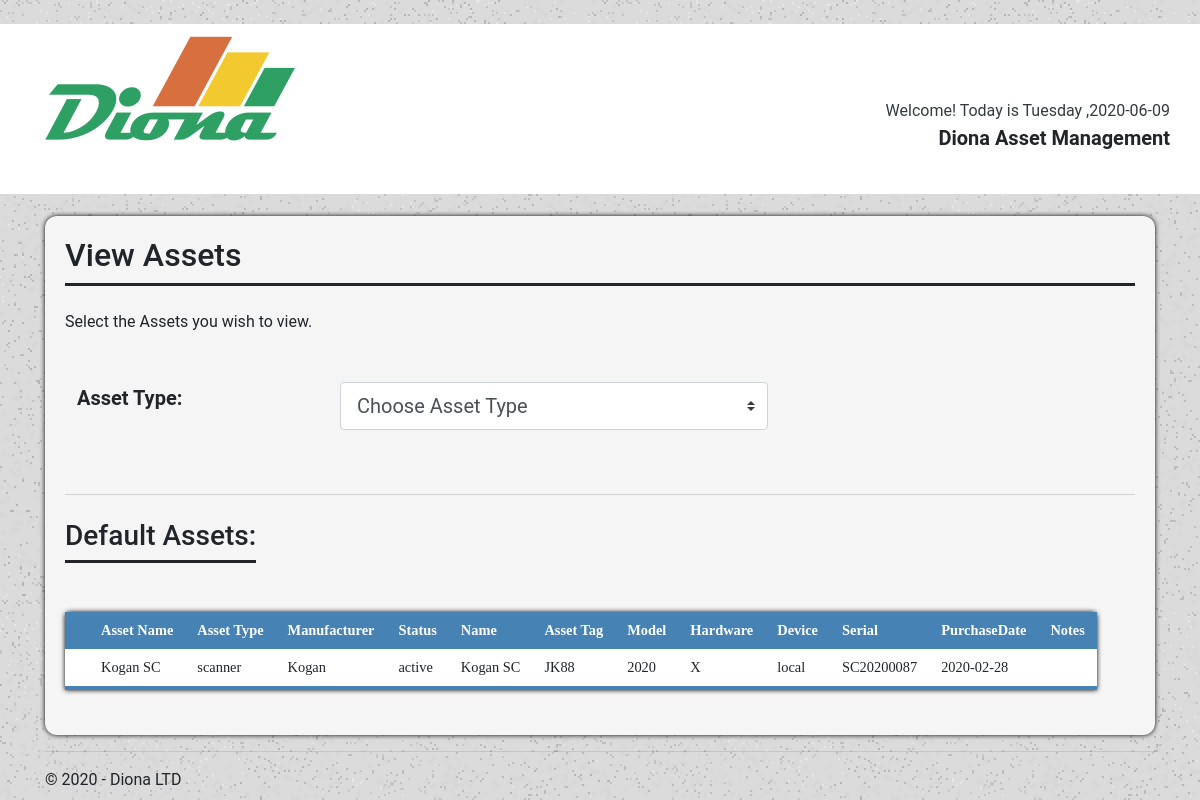
/userview/asset_type, run on the app's committed database.
### tables this page shows
CREATE TABLE `Asset` (
                                            `asset_id` integer,
                                            `assetType_id` integer NOT NULL,
                                            `asset_name` TEXT NOT NULL,
                                            PRIMARY KEY (`asset_id`)
                                            FOREIGN KEY (`assetType_id`) REFERENCES `AssetType` (`assetType_id`));

CREATE TABLE `AssetType` (
                                            `assetType_id` integer,
                                            `assetType_name` TEXT NOT NULL,
                                            PRIMARY KEY (`assetType_id`));

### EX1/views.py (the view)
@app.route('/userview/asset_type')
def user_asset_type():
        types = dbHandler.getAllAssetType()
        conn = sqlite3.connect(r"diona.db")
        cur = conn.cursor()
        name_types = cur.execute("SELECT a.asset_id, a.asset_name , t.assetType_name, GROUP_CONCAT(d.key_value) FROM AssetDetails d, AssetType t INNER JOIN Asset a on a.asset_id = d.asset_id AND a.assetType_id = t.assetType_id WHERE t.assetType_name != 'Laptop' AND t.assetType_name != 'Mobile Phone'  AND t.assetType_name != 'Tablet' GROUP BY a.asset_id ORDER BY  t.assetType_name" )
        rows = name_types.fetchall()
        results = [0 for x in range(len(rows))]
        for x in range(len(rows)):
            results[x] = rows[x][3].split(',')
        cur2 = conn.cursor()
        details_keys = cur2.execute("SELECT a.asset_id, a.asset_name, GROUP_CONCAT(d.key_name) FROM AssetDetails d, AssetType t INNER JOIN Asset a on a.asset_id = d.asset_id AND a.assetType_id = t.assetType_id WHERE t.assetType_name != 'Laptop' AND t.assetType_name != 'Mobile Phone'  AND t.assetType_name != 'Tablet' GROUP BY a.asset_id ORDER BY t.assetType_name")
        return render_template('user_asset_type.html',
                                title='Admin View',
                                rows = rows,
                                res = results,
                                keys = details_keys.fetchall()[0][2].split(','),
                                type = types,
                                year= datetime.now().year,
                                weekday = datetime.today().strftime('%A'),
                                day = date.today())

### EX1/models.py (called while the page is built)
def create_connection(db_file):
    conn = None
    try:
        conn = sqlite3.connect(db_file)
    except Error as e:
        print(e)
    return conn

def getAllAssetType():
    con = create_connection("diona.db")
    try:
        with con:
            cur = con.cursor()
            cur.execute("SELECT DISTINCT assetType_name FROM AssetType")
            rows = cur.fetchall()
            return rows
    except sqlite3.IntegrityError:
        print ("couldn't add data")
    con.close()

### EX1/templates/user_asset_type.html (shortened to what this page needs)
{% extends "layout_user.html" %}
{% block content %}
<div class="viewContainer">
    <div class="siteHeader">
        <h2>View Assets</h2>
    </div>
    <br>
    <p>Select the Assets you wish to view.</p>
    <br>
    <div class="row">
        <div class="col-3" style="justify-content: center;">
            <label class="col-form-label col-form-label-lg" for="searchBox1"><strong>Asset Type:</strong></label>
        </div>
        <div class="col-5" style="justify-content: center;">
            <select class="custom-select custom-select-lg mb-3" id="searchBox1" onchange="location = this.value;">
                <option selected>Choose Asset Type</option>W
            </select>
        </div>
    </div>
    <br>
    <br>
    <div id="loginUserview"></div>
    <br>
    <div class="container" style="overflow-x:auto;">
        <div class="row">
            <div class="siteHeader">
                <h3>Default Assets:</h3>
            </div>
        </div>
        <br>
    </div>
    <table class="view-table">
        <thead>
            <tr>
                <th scope="row"></th>
                <th> Asset Name </th>
                <th> Asset Type </th>
                {%  for x in keys: %}
                <th> {{ x }} </th>
                {% endfor %}
            </tr>
        </thead>
        {%  for row in range(rows|length): %}
        <tbody>
            <tr>
                <td></td>
                <td>{{ rows[row][1] }}</td>
                <td>{{ rows[row][2] }}</td>
                {%  for x in res[row]: %}
                <td>{{ x }}</td>
                {% endfor %}
            </tr>
        </tbody>
        {% endfor %}
    </table>
</div>
{% endblock %}

### EX1/static/styles.css (style rules this page uses)
body { font-family: Roboto, Arial, sans-serif; background-image: url('/static/image/boxed-bg.jpg'); margin: 0; height: 100%; }
.siteHeader { text-align: left; font-family: Roboto, Arial, sans-serif; font-size: 14px; border-bottom: 3px solid #212529; color: #212529; }
.viewContainer { background-color: #F5F5F5; justify-content: center; padding: 20px; margin-top: 2%; border-bottom:5px; box-shadow: 0 0 5px rgba(0, 0, 0, 15); border-radius: 12px; overflow-x: auto; }
.row:after { content: ""; display: table; clear: both; }
label { padding-top: 12px; padding-right: 12px; padding-left: 12px; display: inline-block; }
input[type= text], [type= email], select, textarea { width: 100%; padding: 12px; margin: 8px 0; display: inline-block; border: 1px solid #ccc; border-radius: 4px; box-sizing: border-box; resize: vertical; }
.view-table { border-collapse: collapse; margin: 25px 0px; font-size: 0.9em; min-width: 400px; border-radius: 5px 5px 0 0; box-shadow: 0 0 5px rgba(0, 0, 0, 15); font-family: Calibri; }
.view-table thead tr { background-color: #4682B4; color: white; font-weight: bold; }
.view-table thead th { text-align: left; }
.view-table th, .view-table td { padding: 10px 12px; }
.view-table tbody tr { border-bottom: 1px solid #dddddd; }
.view-table tbody:last-of-type { border-bottom: 4px solid #4682B4; }
.view-table tbody { background-color: #f3f3f3; }
.view-table tbody:nth-child(2n) { background-color: white; }
#loginUserview { border-top: lightgrey 1px solid; text-align: center; }

### data on the page
AssetType: assetType_name "scanner", x "Kogan" "active" "Kogan SC" "JK88" "2020" "X" "local" "SC20200087" "2020-02-28"
Asset: asset_name "Kogan SC"

### other printed values
{{ x }} "Manufacturer" "Status" "Name" "Asset Tag" "Model" "Hardware" "Device" "Serial" "PurchaseDate" "Notes"
